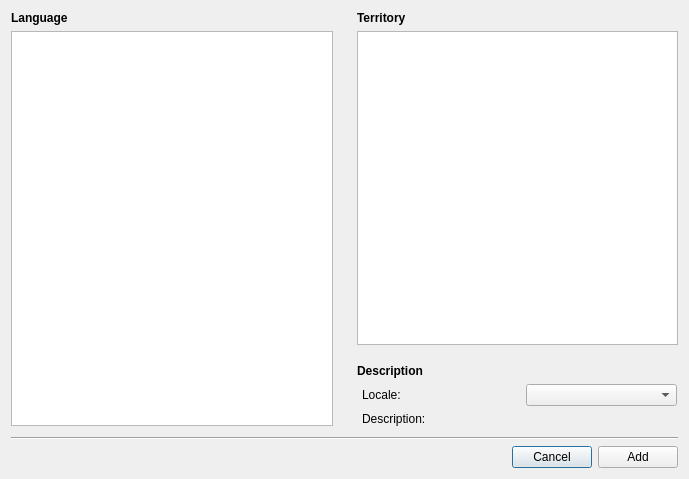
<?xml version="1.0" encoding="UTF-8"?>
<ui version="4.0">
 <class>SelectLocalesDialog</class>
 <widget class="QDialog" name="SelectLocalesDialog">
  <property name="geometry">
   <rect>
    <x>0</x>
    <y>0</y>
    <width>689</width>
    <height>479</height>
   </rect>
  </property>
  <property name="windowTitle">
   <string>Add Locale</string>
  </property>
  <property name="windowIcon">
   <iconset resource="../resources.qrc">
    <normaloff>:/images/resources/locale.png</normaloff>:/images/resources/locale.png</iconset>
  </property>
  <layout class="QVBoxLayout" name="verticalLayout">
   <item>
    <layout class="QHBoxLayout" name="horizontalLayout">
     <item>
      <layout class="QVBoxLayout" name="VL_FrameworkLanguage">
       <item>
        <widget class="QLabel" name="label">
         <property name="font">
          <font>
           <weight>75</weight>
           <bold>true</bold>
          </font>
         </property>
         <property name="text">
          <string>Language</string>
         </property>
        </widget>
       </item>
       <item>
        <widget class="QListView" name="languageListView"/>
       </item>
      </layout>
     </item>
     <item>
      <spacer name="horizontalSpacer">
       <property name="orientation">
        <enum>Qt::Horizontal</enum>
       </property>
       <property name="sizeType">
        <enum>QSizePolicy::Fixed</enum>
       </property>
       <property name="sizeHint" stdset="0">
        <size>
         <width>18</width>
         <height>20</height>
        </size>
       </property>
      </spacer>
     </item>
     <item>
      <layout class="QVBoxLayout" name="VL_SystemLanguage">
       <item>
        <widget class="QLabel" name="label_2">
         <property name="font">
          <font>
           <weight>75</weight>
           <bold>true</bold>
          </font>
         </property>
         <property name="text">
          <string>Territory</string>
         </property>
        </widget>
       </item>
       <item>
        <widget class="QListView" name="countryListView"/>
       </item>
       <item>
        <spacer name="verticalSpacer">
         <property name="orientation">
          <enum>Qt::Vertical</enum>
         </property>
         <property name="sizeType">
          <enum>QSizePolicy::Fixed</enum>
         </property>
         <property name="sizeHint" stdset="0">
          <size>
           <width>20</width>
           <height>13</height>
          </size>
         </property>
        </spacer>
       </item>
       <item>
        <widget class="QLabel" name="label_4">
         <property name="font">
          <font>
           <weight>75</weight>
           <bold>true</bold>
          </font>
         </property>
         <property name="text">
          <string>Description</string>
         </property>
        </widget>
       </item>
       <item>
        <layout class="QGridLayout" name="gridLayout_2">
         <property name="leftMargin">
          <number>5</number>
         </property>
         <property name="rightMargin">
          <number>1</number>
         </property>
         <property name="horizontalSpacing">
          <number>12</number>
         </property>
         <item row="1" column="0">
          <widget class="QLabel" name="label_5">
           <property name="sizePolicy">
            <sizepolicy hsizetype="MinimumExpanding" vsizetype="Preferred">
             <horstretch>0</horstretch>
             <verstretch>0</verstretch>
            </sizepolicy>
           </property>
           <property name="text">
            <string>Description:</string>
           </property>
           <property name="scaledContents">
            <bool>false</bool>
           </property>
           <property name="wordWrap">
            <bool>false</bool>
           </property>
          </widget>
         </item>
         <item row="0" column="1">
          <widget class="QComboBox" name="localeComboBox"/>
         </item>
         <item row="0" column="0">
          <widget class="QLabel" name="label_3">
           <property name="sizePolicy">
            <sizepolicy hsizetype="MinimumExpanding" vsizetype="Preferred">
             <horstretch>0</horstretch>
             <verstretch>0</verstretch>
            </sizepolicy>
           </property>
           <property name="text">
            <string>Locale:</string>
           </property>
           <property name="scaledContents">
            <bool>false</bool>
           </property>
           <property name="wordWrap">
            <bool>false</bool>
           </property>
          </widget>
         </item>
         <item row="1" column="1">
          <widget class="QLabel" name="labelDescription">
           <property name="sizePolicy">
            <sizepolicy hsizetype="Expanding" vsizetype="Preferred">
             <horstretch>0</horstretch>
             <verstretch>0</verstretch>
            </sizepolicy>
           </property>
           <property name="text">
            <string/>
           </property>
          </widget>
         </item>
        </layout>
       </item>
      </layout>
     </item>
    </layout>
   </item>
   <item>
    <spacer name="verticalSpacer_2">
     <property name="orientation">
      <enum>Qt::Vertical</enum>
     </property>
     <property name="sizeType">
      <enum>QSizePolicy::Fixed</enum>
     </property>
     <property name="sizeHint" stdset="0">
      <size>
       <width>20</width>
       <height>5</height>
      </size>
     </property>
    </spacer>
   </item>
   <item>
    <widget class="Line" name="line">
     <property name="orientation">
      <enum>Qt::Horizontal</enum>
     </property>
    </widget>
   </item>
   <item>
    <layout class="QHBoxLayout" name="horizontalLayout_2">
     <item>
      <spacer name="horizontalSpacer_2">
       <property name="orientation">
        <enum>Qt::Horizontal</enum>
       </property>
       <property name="sizeHint" stdset="0">
        <size>
         <width>40</width>
         <height>20</height>
        </size>
       </property>
      </spacer>
     </item>
     <item>
      <widget class="QPushButton" name="buttonCancel">
       <property name="text">
        <string>Cancel</string>
       </property>
      </widget>
     </item>
     <item>
      <widget class="QPushButton" name="buttonAdd">
       <property name="text">
        <string>Add</string>
       </property>
      </widget>
     </item>
    </layout>
   </item>
  </layout>
 </widget>
 <resources>
  <include location="../resources.qrc"/>
 </resources>
 <connections/>
</ui>
